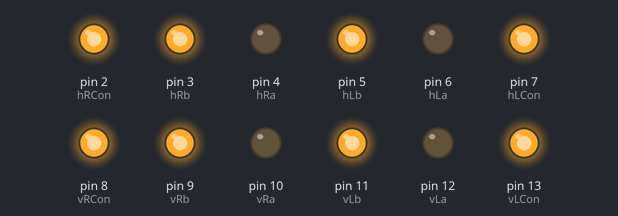
A sketch run on a simulated Arduino Uno, built with avr-gcc and run on an emulated ATmega328P. Shown: output pins drawn as LEDs (lit = HIGH).

Above: at 1.0 s.
At 5.0 s:
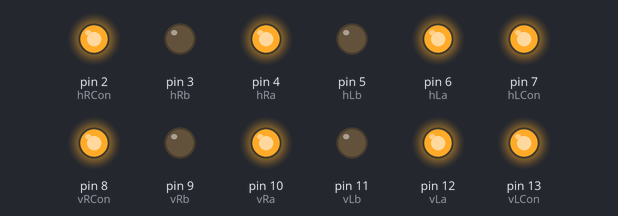
At 7.0 s:
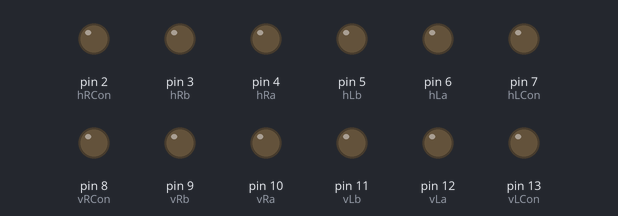
Timing chart, 0 to 10.4 s (numbered marks = the images above):
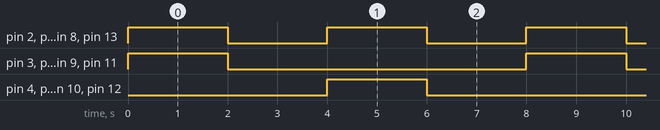

Measured:
- by itself, pin 2 (hRCon), pin 7 (hLCon), pin 8 (vRCon), pin 13 (vLCon): alternates HIGH for 2.0 s and LOW for 2.0 s
- by itself, pin 3 (hRb), pin 4 (hRa), pin 5 (hLb), pin 6 (hLa), pin 9 (vRb), pin 10 (vRa), pin 11 (vLb), pin 12 (vLa): alternates HIGH for 2.0 s and LOW for 6.0 s
- by itself, everything shown: repeats every 8.0 s, in 4 steps

The sketch:

UdrWtrRbt_test1_DirectionAndSpeed.ino
```cpp
//Dhruv Batra 1/16/20
//test if motors can spin at both directions and at different speeds
/*Sources:
L298N Motor Driver tutorial at https://surtrtech.com/2018/01/27/step-by-step-on-how-to-use-the-l298n-dual-h-bridge-driver-with-arduino/
*/
//connections to arduino for vertical and horizontal motors
int vLa = 12;
int vLb = 11;
int vLCon = 13;
int vRa = 10;
int vRb = 9;
int vRCon = 8;
int hLa = 6;
int hLb = 5;
int hLCon = 7;
int hRa = 4;
int hRb = 3;
int hRCon = 2;

void setup() {
  //declares pinmodes as outputs
  pinMode(vLa, OUTPUT);
  pinMode(vLb, OUTPUT);
  pinMode(vLCon, OUTPUT);
  pinMode(vRa, OUTPUT);
  pinMode(vRb, OUTPUT);
  pinMode(vRCon, OUTPUT);
  pinMode(hLa, OUTPUT);
  pinMode(hLb, OUTPUT);
  pinMode(hLCon, OUTPUT);
  pinMode(hRa, OUTPUT);
  pinMode(hRb, OUTPUT);
  pinMode(hRCon, OUTPUT);
}

//testing methods
//note speed range 0-255

void motorsLeftFast(){
  digitalWrite(vLa, LOW);
  digitalWrite(vLb, HIGH);
  analogWrite(vLCon,255);
  digitalWrite(hLa, LOW);
  digitalWrite(hLb, HIGH);
  analogWrite(hLCon,255);
  digitalWrite(vRa, LOW);
  digitalWrite(vRb, HIGH);
  analogWrite(vRCon,255);
  digitalWrite(hRa, LOW);
  digitalWrite(hRb, HIGH);
  analogWrite(hRCon,255);
}

void motorsRightSlow(){
  digitalWrite(vLa, HIGH);
  digitalWrite(vLb, LOW);
  analogWrite(vLCon,150);
  digitalWrite(hLa, HIGH);
  digitalWrite(hLb, LOW);
  analogWrite(hLCon,150);
  digitalWrite(vRa, HIGH);
  digitalWrite(vRb, LOW);
  analogWrite(vRCon,150);
  digitalWrite(hRa, HIGH);
  digitalWrite(hRb, LOW);
  analogWrite(hRCon,150);
}

void allStop(){
  digitalWrite(vLa, LOW);
  digitalWrite(vLb, LOW);
  analogWrite(vLCon,0);
  digitalWrite(hLa, LOW);
  digitalWrite(hLb, LOW);
  analogWrite(hLCon,0);
  digitalWrite(vRa, LOW);
  digitalWrite(vRb, LOW);
  analogWrite(vRCon,0);
  digitalWrite(hRa, LOW);
  digitalWrite(hRb, LOW);
  analogWrite(hRCon,0);
}

void loop() {
  motorsLeftFast();
  delay(2000);
  allStop();
  delay(2000);
  motorsRightSlow();
  delay(2000);
  allStop();
  delay(2000);
}
```
